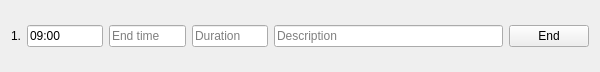
<?xml version="1.0" encoding="UTF-8"?>
<ui version="4.0">
 <class>TaskTrackerEntryClass</class>
 <widget class="QWidget" name="TaskTrackerEntryClass">
  <property name="geometry">
   <rect>
    <x>0</x>
    <y>0</y>
    <width>600</width>
    <height>72</height>
   </rect>
  </property>
  <property name="windowTitle">
   <string>TaskTrackerEntry</string>
  </property>
  <layout class="QVBoxLayout" name="verticalLayout_2">
   <item>
    <layout class="QHBoxLayout" name="horizontalLayout" stretch="0,1,1,1,3,1">
     <item>
      <widget class="QLabel" name="IndexLabel">
       <property name="text">
        <string>1.</string>
       </property>
      </widget>
     </item>
     <item>
      <widget class="QLineEdit" name="StartField">
       <property name="text">
        <string>09:00</string>
       </property>
       <property name="placeholderText">
        <string>Start time</string>
       </property>
      </widget>
     </item>
     <item>
      <widget class="QLineEdit" name="EndField">
       <property name="text">
        <string/>
       </property>
       <property name="readOnly">
        <bool>true</bool>
       </property>
       <property name="placeholderText">
        <string>End time</string>
       </property>
      </widget>
     </item>
     <item>
      <widget class="QLineEdit" name="DurationField">
       <property name="text">
        <string/>
       </property>
       <property name="readOnly">
        <bool>true</bool>
       </property>
       <property name="placeholderText">
        <string>Duration</string>
       </property>
      </widget>
     </item>
     <item>
      <widget class="QLineEdit" name="DescriptionField">
       <property name="placeholderText">
        <string>Description</string>
       </property>
      </widget>
     </item>
     <item>
      <widget class="QPushButton" name="EndButton">
       <property name="text">
        <string>End</string>
       </property>
      </widget>
     </item>
    </layout>
   </item>
  </layout>
 </widget>
 <layoutdefault spacing="6" margin="11"/>
 <resources/>
 <connections>
  <connection>
   <sender>EndButton</sender>
   <signal>clicked()</signal>
   <receiver>TaskTrackerEntryClass</receiver>
   <slot>OnEndButtonPress()</slot>
   <hints>
    <hint type="sourcelabel">
     <x>551</x>
     <y>35</y>
    </hint>
    <hint type="destinationlabel">
     <x>299</x>
     <y>35</y>
    </hint>
   </hints>
  </connection>
  <connection>
   <sender>EndField</sender>
   <signal>textChanged(QString)</signal>
   <receiver>TaskTrackerEntryClass</receiver>
   <slot>OnEndFieldModified(QString)</slot>
   <hints>
    <hint type="sourcelabel">
     <x>146</x>
     <y>35</y>
    </hint>
    <hint type="destinationlabel">
     <x>299</x>
     <y>35</y>
    </hint>
   </hints>
  </connection>
  <connection>
   <sender>StartField</sender>
   <signal>textChanged(QString)</signal>
   <receiver>TaskTrackerEntryClass</receiver>
   <slot>OnStartFieldModified(QString)</slot>
   <hints>
    <hint type="sourcelabel">
     <x>63</x>
     <y>35</y>
    </hint>
    <hint type="destinationlabel">
     <x>299</x>
     <y>35</y>
    </hint>
   </hints>
  </connection>
  <connection>
   <sender>DescriptionField</sender>
   <signal>textChanged(QString)</signal>
   <receiver>TaskTrackerEntryClass</receiver>
   <slot>OnDescriptionFieldModified(QString)</slot>
   <hints>
    <hint type="sourcelabel">
     <x>390</x>
     <y>35</y>
    </hint>
    <hint type="destinationlabel">
     <x>299</x>
     <y>35</y>
    </hint>
   </hints>
  </connection>
 </connections>
 <slots>
  <slot>OnEndButtonPress()</slot>
  <slot>OnEndFieldModified(QString)</slot>
  <slot>OnStartFieldModified(QString)</slot>
  <slot>OnDescriptionFieldModified(QString)</slot>
 </slots>
</ui>
